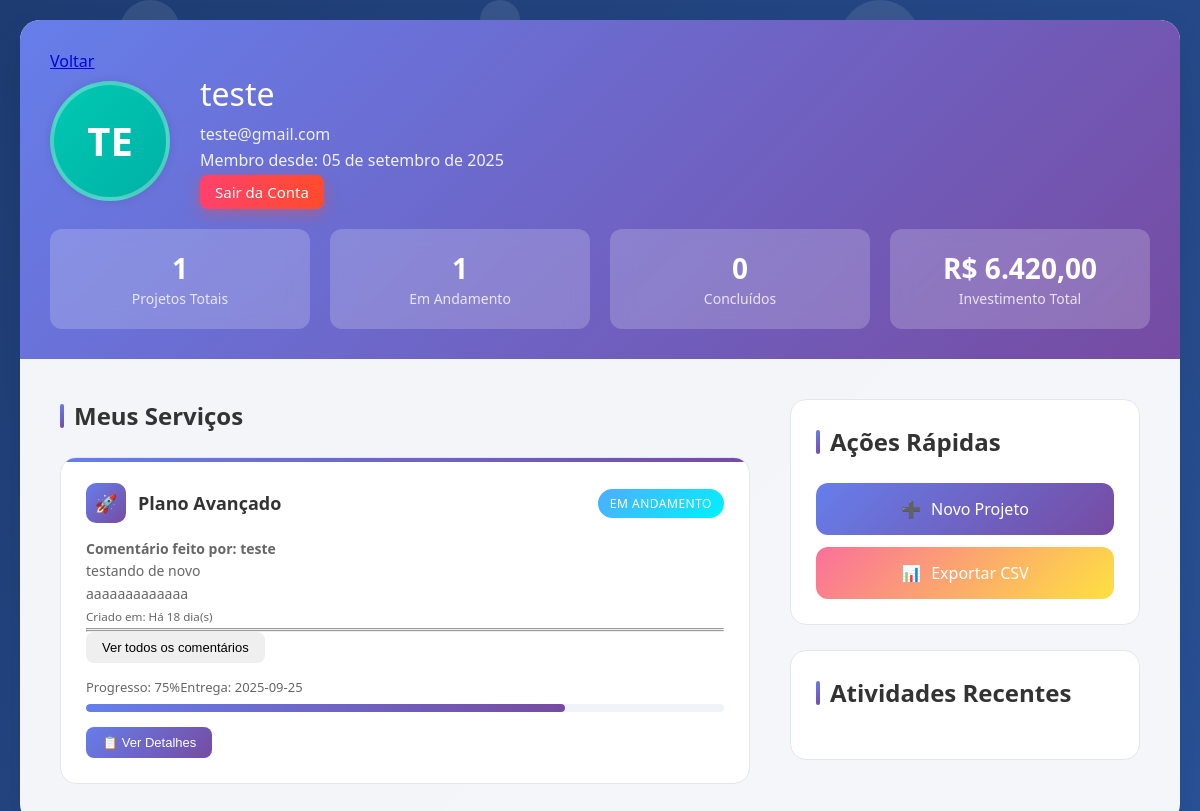
Screenshot of /src/pages/perfilUsuario.php (signed in) with the database file from the repository.
### tables this page shows
CREATE TABLE `servico` (
  `id` int(11) NOT NULL,
  `usuario_id` int(11) NOT NULL,
  `tipo_servico_id` int(11) NOT NULL,
  `data_inicio` date NOT NULL DEFAULT current_timestamp(),
  `data_termino` date NOT NULL,
  `status` enum('Em Andamento','Concluído','Cancelado','') NOT NULL DEFAULT 'Em Andamento'
);

CREATE TABLE `tipos_servico` (
  `id` int(11) NOT NULL,
  `nome_tipo` varchar(100) NOT NULL,
  `valor` float NOT NULL
);

CREATE TABLE `usuarios` (
  `id` int(11) NOT NULL,
  `nome` varchar(255) NOT NULL,
  `email` varchar(255) NOT NULL,
  `senha` varchar(255) NOT NULL,
  `nivel` int(2) NOT NULL,
  `data_criacao` date NOT NULL DEFAULT current_timestamp(),
  `cpf` varchar(14) NOT NULL,
  `rg` varchar(20) NOT NULL,
  `genero` varchar(50) NOT NULL,
  `numero` varchar(15) NOT NULL,
  `caminho_foto` varchar(255) DEFAULT NULL,
  `token` varchar(64) DEFAULT NULL,
  `token_expira` datetime DEFAULT NULL
);

CREATE TABLE `comentarios` (
  `id` int(11) NOT NULL,
  `servico_id` int(11) NOT NULL,
  `usuario_id` int(11) NOT NULL,
  `titulo_comentario` varchar(255) NOT NULL,
  `comentario` text NOT NULL,
  `data_criacao` datetime NOT NULL DEFAULT current_timestamp()
);

### src/pages/perfilUsuario.php (the view, shortened to what this page needs)
<?php
require_once '../database/config.php';
$usuario_id = $_SESSION['usuario']['id'];
$stmtMeusServicos = $pdo->prepare('SELECT s.*, ts.nome_tipo, ts.valor FROM servico s JOIN tipos_servico ts ON s.tipo_servico_id = ts.id WHERE s.usuario_id = :usuario_id');
$stmtMeusServicos->execute([
    ':usuario_id' => $usuario_id
]);
$stmtTotalServicos = $pdo->prepare('SELECT COUNT(*) FROM servico WHERE usuario_id = :usuario_id ');
$stmtTotalServicos->execute([
    ':usuario_id' => $usuario_id
]);
$stmtTotalServicosEmAndamento = $pdo->prepare('SELECT COUNT(*) FROM servico WHERE status = :status AND usuario_id = :usuario_id');
$stmtTotalServicosEmAndamento->execute([
    ':status' => 'Em Andamento',
    ':usuario_id' => $usuario_id
]);
$stmtTotalServicosConcluidos = $pdo->prepare('SELECT COUNT(*) FROM servico WHERE status = :status AND usuario_id = :usuario_id');
$stmtTotalServicosConcluidos->execute([
    ':status' => 'Concluido',
    ':usuario_id' => $usuario_id
]);
$stmtTotalGastoEmServicos = $pdo->prepare('SELECT SUM(ts.valor) AS total_gasto FROM servico s JOIN tipos_servico ts ON s.tipo_servico_id = ts.id WHERE  s.usuario_id = :usuario_id');
$stmtTotalGastoEmServicos->execute([
    ':usuario_id' => $usuario_id
]);
$stmtComentarios = $pdo->prepare('SELECT c.*, u.nome AS nome_autor FROM comentarios c JOIN servico s ON c.servico_id = s.id JOIN usuarios u ON c.usuario_id = u.id WHERE s.usuario_id = :usuario_id ORDER BY c.data_criacao DESC');
$stmtComentarios->execute([
    ':usuario_id' => $usuario_id
]);
$stmtCaminhoFoto = $pdo->prepare('SELECT caminho_foto FROM usuarios WHERE id = :usuario_id');
$stmtCaminhoFoto->execute([
    ':usuario_id' => $usuario_id
]);
$meusServicos = $stmtMeusServicos->fetchAll(PDO::FETCH_ASSOC);
$totalServicos = $stmtTotalServicos->fetchColumn();
$TotalServicosEmAndamento = $stmtTotalServicosEmAndamento->fetchColumn();
$TotalServicosConcluidos = $stmtTotalServicosConcluidos->fetchColumn();
$TotalGasto = $stmtTotalGastoEmServicos->fetchColumn();
$comentariosDoServico = $stmtComentarios->fetchAll(PDO::FETCH_ASSOC);
$caminhoFoto = $stmtCaminhoFoto->fetchColumn();
$TotalGastoFormatado = number_format($TotalGasto, 2 , ',', '.');
$dataCriacao = new DateTime($_SESSION['usuario']['data_criacao']);
$meses = array(
    'January' => 'janeiro',
    'February' => 'fevereiro',
    'March' => 'março',
    'April' => 'abril',
    'May' => 'maio',
    'June' => 'junho',
    'July' => 'julho',
    'August' => 'agosto',
    'September' => 'setembro',
    'October' => 'outubro',
    'November' => 'novembro',
    'December' => 'dezembro'
);
$mes = $dataCriacao->format('F');
$mes_pt = $meses[$mes];
function formatarTempoPassado($data_criacao) {
    $agora = new DateTime();
    $data_atividade = new DateTime($data_criacao);
    $intervalo = $agora->diff($data_atividade);
    if ($intervalo->y > 0) {
        return 'Há ' . $intervalo->y . ' ano(s)';
    } elseif ($intervalo->m > 0) {
        return 'Há ' . $intervalo->m . ' mês(es)';
    } elseif ($intervalo->d > 0) {
        return 'Há ' . $intervalo->d . ' dia(s)';
    } elseif ($intervalo->h > 0) {
        return 'Há ' . $intervalo->h . ' hora(s)';
    } elseif ($intervalo->i > 0) {
        return 'Há ' . $intervalo->i . ' minuto(s)';
    } else {
        return 'Agora mesmo';
    }
}
?>
<!DOCTYPE html>
<html lang="pt-BR">
<head>
    <link rel="stylesheet" href="../css/perfilUsuario.css">
</head>
<body>
    <div class="floating-elements">
    </div>
    <div class="container">
        <div class="header">
            <a href="../../index.php">Voltar</a>
            <div class="profile-section">
                <div class="profile-avatar">
                    <?php if($caminhoFoto):?>
                    <img src="<?=htmlspecialchars($caminhoFoto);?>" alt="Foto de Perfil">
                    <?php else:?>
                    <?= htmlspecialchars(strtoupper(substr($_SESSION['usuario']['nome'] ?? '' , 0, 2)));?>
                    <?php endif;?>
                </div>
                <div class=" profile-info">
                    <h1><?= htmlspecialchars($_SESSION['usuario']['nome'])?></h1>
                    <p><?= htmlspecialchars($_SESSION['usuario']['email'])?></p>
                    <p> Membro desde:
                        <?=
                            $dataCriacao->format('d \d\e ') . $mes_pt . $dataCriacao->format(' \d\e Y')
                        ?>
                    </p>
                    <a class="btn-sair" href="../database/logout.php">
                        <i class="fas fa-sign-out-alt me-2"></i> Sair da Conta
                    </a>
                </div>
            </div>
            <div class="profile-stats">
                <div class="stat-card">
                    <span class="stat-number"><?= $totalServicos ?></span>
                    <span class="stat-label">Projetos Totais</span>
                </div>
                <div class="stat-card">
                    <span class="stat-number">
                        <?=$TotalServicosEmAndamento?>
                    </span>
                    <span class="stat-label">Em Andamento</span>
                </div>
                <div class="stat-card">
                    <span class="stat-number"><?= $TotalServicosConcluidos?></span>
                    <span class="stat-label">Concluídos</span>
                </div>
                <div class="stat-card">
                    <span class="stat-number">R$
                        <?=$TotalGastoFormatado?>
                    </span>
                    <span class="stat-label">Investimento Total</span>
                </div>
            </div>
        </div>
        <div class="main-content">
            <div class="services-section">
                <h2 class="section-title">Meus Serviços</h2>
                <div class="services-grid">
                    <?php foreach ($meusServicos as $servico):?>
                    <div class="service-card">
                        <div class="service-header">
                            <div class="service-title">
                                <div class="service-icon">🚀</div>
                                <span><?= $servico['nome_tipo']?></span>
                            </div>
                            <?php if($servico['status'] === 'Em Andamento'):?>
                            <span class="status-badge status-in-progress">
                                <?= $servico['status']?>
                            </span>
                            <?php elseif($servico['status'] ==='Concluido'):?>
                            <span class="status-badge status-completed">
                                <?= $servico['status']?>
                            </span>
                            <?php endif?>
                        </div>
                        <div class="service-details">
                            <?php
                                $comentariosParaEsteServico = array_filter($comentariosDoServico, function($c) use ($servico) {
                                    return $c['servico_id'] === $servico['id'];
                                });
                                if (!empty($comentariosParaEsteServico)):
                                    $primeiroComentario = array_shift($comentariosParaEsteServico);
                                ?>
                            <div class="comentario">
                                <strong>Comentário feito por:
                                    <?= htmlspecialchars($primeiroComentario['nome_autor']) ?></strong>
                                <p><?= nl2br(htmlspecialchars($primeiroComentario['titulo_comentario'])) ?></p>
                                <p><?= nl2br(htmlspecialchars($primeiroComentario['comentario'])) ?></p>
                                <small>Criado em:
                                    <?= formatarTempoPassado($primeiroComentario['data_criacao']) ?></small>
                            </div>
                            <hr>
                            <?php if (!empty($comentariosParaEsteServico)): ?>
                            <div id="comentarios-adicionais-<?= $servico['id'] ?>" class="comentarios-adicionais">
                                <?php foreach ($comentariosParaEsteServico as $comentario): ?>
                                <hr>
                                <?php endforeach; ?>
                            </div>
                            <button class="btn btn-sm btn-outline-secondary btn-ver-mais"
                                data-servico-id="<?= $servico['id'] ?>">Ver todos os comentários</button>
                            <?php endif; ?>
                            <?php else: ?>
                            <p>Nenhum comentário para este serviço.</p>
                            <?php endif; ?>
                        </div>
                        <div class="service-progress">
                            <div class="progress-label">
                                <span>Progresso: 75%</span>
                                <span>Entrega: <?= $servico['data_termino']?></span>
                            </div>
                            <div class="progress-bar">
                                <div class="progress-fill" style="width: 75%"></div>
                            </div>
                        </div>
                        <div class="service-actions">
                            <button class="btn btn-primary">📋 Ver Detalhes</button>
                        </div>
                    </div>
                    <?php endforeach?>
                </div>
            </div>
            <div class="sidebar">
                <div class="sidebar-card">
                    <h3 class="section-title">Ações Rápidas</h3>
                    <div class="quick-actions">
                        <a href="../../src/pages/faleconosco.php" class="action-btn">
                            <span>➕</span> Novo Projeto
                        </a>
                        <a href="../database/exportar_servicos.php" class="action-btn"
                            style="background: linear-gradient(135deg, #fa709a 0%, #fee140 100%);">
                            <span>📊</span> Exportar CSV
                        </a>
                    </div>
                </div>
                <div class="sidebar-card">
                    <h3 class="section-title">Atividades Recentes</h3>
                </div>
            </div>
        </div>
    </div>
</body>
</html>

### src/pages/perfilUsuario.php (style rules this page uses)
.profile-avatar { width: 120px; height: 120px; border-radius: 50%; overflow: hidden; display: flex; justify-content: center; align-items: center; background: linear-gradient(135deg, #00C9B1, #00B1A7); color: white; font-size: 40px; font-weight: bold; box-shadow: 0 0 10px rgba(0, 0, 0, 0.1); }

### rows the page displays
servico: tipo_servico.nome_tipo "Plano Avançado", status "EM ANDAMENTO", usuario.nome "teste", data_termino "2025-09-25"
comentarios: titulo_comentario "testando de novo", comentario "aaaaaaaaaaaaa", data_criacao "Há 18 dia(s)"

### other values shown
substr($_SESSION['usuario']['nome'] ?? '' , 0, 2) "TE"
$_SESSION['usuario']['nome'] "teste"
$_SESSION['usuario']['email'] "teste@gmail.com"
$dataCriacao->format('d \d\e ') "05 de"
$mes_pt "setembro"
$dataCriacao->format(' \d\e Y') "de 2025"
$totalServicos "1"
$TotalServicosEmAndamento "1"
$TotalServicosConcluidos "0"
$TotalGastoFormatado "6.420,00"
